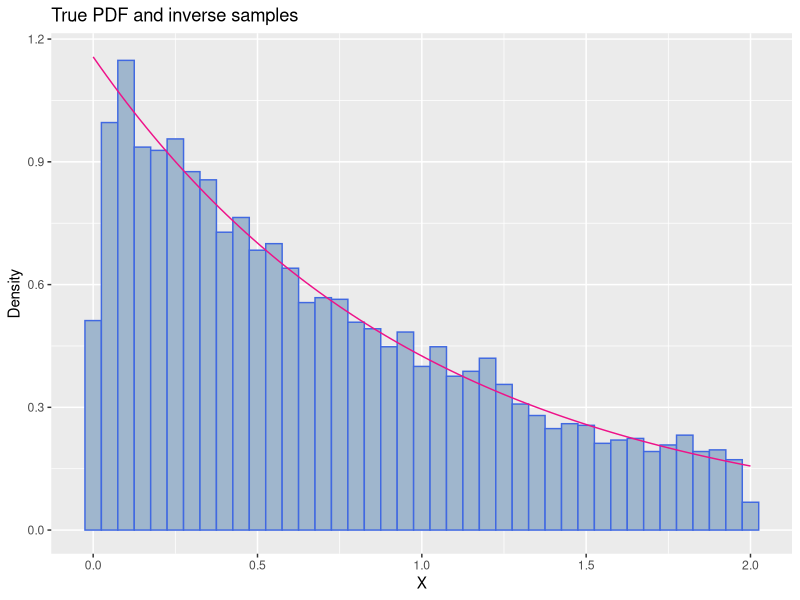
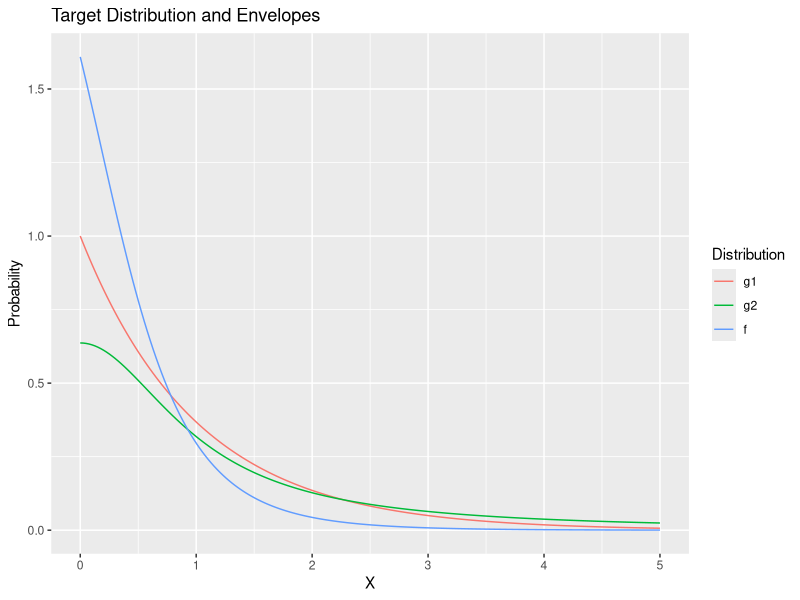
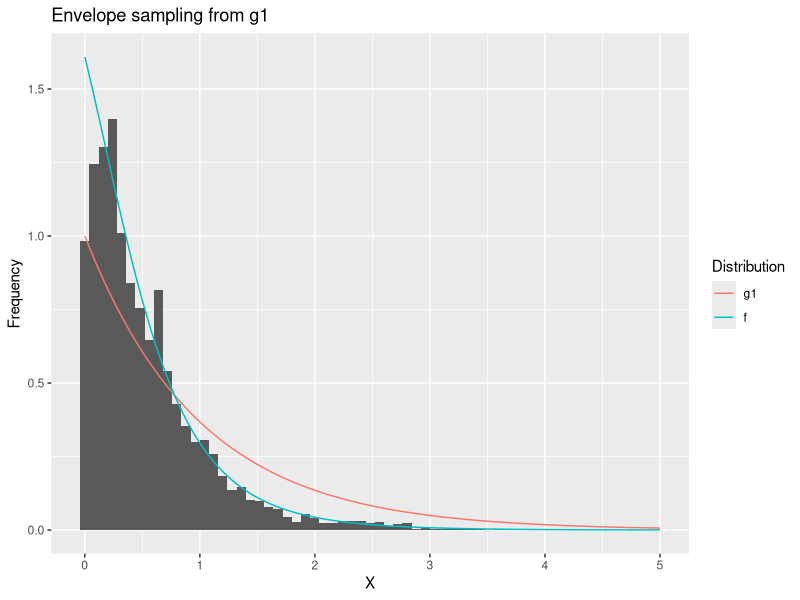
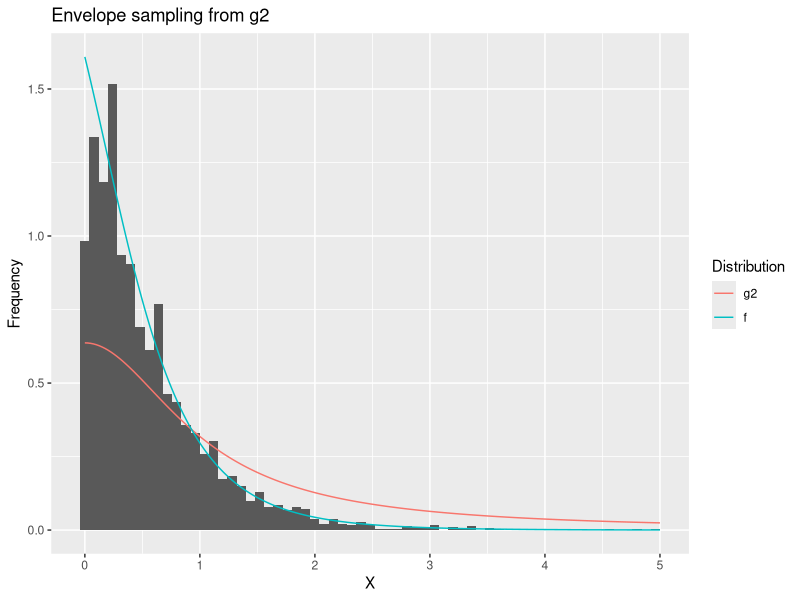

Reproduce these figures in R, in order.
## ---- chunk 1
expr <- function(theta) { ((1/4)*theta)/(1/2 + (1/4)*theta) }
B <- 100
x <- c(125,21,20,33)
thetas <- seq(0,1,by=0.25)
em.1 <- function(theta) {
    for(i in 1:B) {
        theta <- (x[1]*expr(theta) + x[4])/(x[2] + x[3] + x[1]*expr(theta) + x[4])
    }
  theta
}
results = sapply(thetas,em.1)
results
## ---- chunk 2
a=0.60157

results[1]-a
## ---- chunk 3
data <- c(2.3,2.5,1.1,3.1)
labels <- c(1,0,0,1)
n = length(data)
stopifnot(length(data) == length(labels))

K <- function(alpha.k) {
  cd <- data[which(labels==1)]
  id <- data[which(labels==0)]
  sum(cd^2) + sum((alpha.k^2 + id^2)*exp(-id^2/alpha.k^2))
}

b <- 100
alphas <- seq(1,10,1)
em.2 <- function(alpha) {
  for(i in 1:b) { alpha <- sqrt(K(alpha)/n) }
  alpha
}
results = sapply(alphas,em.2)
results
## ---- chunk 4
library(ggplot2) # pretty plotting


K = 5000 # Number of samples
NN = (1 - exp(-2)) # Normalizing constant


fx = function(x){
    # pdf for random variable X
    if(x<0){return(0)}
    if(x>2){return(0)}

    r = exp(-x) / NN
    return(r)
}

Fx = function(x){
    # cdf for random variable X
    if(x<0){return(0)}
    if(x>2){return(0)}

    r = (1 - exp(-x)) / NN
    return(r)
}

Fu = function(u){
    # Inverse cdf for the random variable X
    if(u<0){return(NaN)}
    if(u>1){return(NaN)}

    r = -log(1 - u*(1-exp(-2)))
    return(r)
}


## Simulate
Fuv = Vectorize(Fu) 
us = runif(K, 0, 1) # K samples from U(0,1)
inv_xs = Fuv(us) # Inverse sampling method

## Plot results

plt_xs = seq(0, 2, length.out = 100) # xs for true fx(x) pdf
fxv = Vectorize(fx)
plt_ys = fxv(plt_xs) # true fx(x) = ys

df_tru = data.frame(x_tru = plt_xs, y_tru = plt_ys)
df_sim = data.frame(x_sim = inv_xs)

plt1 = ggplot() +
    geom_histogram( # Simulated distribution
                data = df_sim,
                aes(x = x_sim, y = ..density..),
                binwidth = 0.05,
                color="royalblue",
                fill="slategray3"
            ) +
    geom_line( # True distribution
                data = df_tru,
                aes(x = x_tru, y = y_tru),
                color="deeppink2"
            ) +
    labs(
                title = "True PDF and inverse samples",
                x = "X",
                y = "Density"
            )
plt1
## ---- chunk 5
library(reshape)

K = 5000
NN = 0.62145 # normalizing constant
M1 = 1/NN # Resampling constant fx(x) <= M*g1(x) for all x
M2 = pi/NN


fx = Vectorize(function(x){
    # pdf for problem 4
    if(x<0){return(0)}
    r = exp(-x) / (1+x^2) / NN
    return(r)
})

g1 = Vectorize(function(x){
    # First envelope density for rejection sampling
    if(x<0){return(0)}
    r = exp(-x)
    return(r)
})

g2 = Vectorize(function(x){
    # Second envelope density for rejection sampling
    if(x<0){return(0)}
    r = 2/(pi*(1+x^2))
    return(r)
})

## ---- chunk 6
## g1

N = 200 
xdisc = seq(0,5,length.out=N) 
g1i = 1 
i = 1 
g1rs = rep(NA, K) # initialize empty result vector
while(i <= K){
    x = sample(xdisc, 1, prob=g1(xdisc)) # proposition from envelope
    u = runif(1)
    w = fx(x)/(M1*g1(x))
    if(w>u){
        
        g1rs[i] = x
        i = i + 1
    }
    g1i = g1i + 1
}

## g2

g2i = 1 # #of loops that this envelope rejection sampling takes
i = 1 
g2rs = rep(NA, K) 
while(i <= K){
    x = sample(xdisc, 1, prob=g2(xdisc)) # proposition from envelope
    u = runif(1)
    w = fx(x)/(M2*g2(x))
    if(w>u){
        # Accept sample
        g2rs[i] = x
        i = i + 1
    }
    g2i = g2i + 1
}



## Plot

true_df = data.frame(x=xdisc,
                     g1=g1(xdisc),
                     g2=g2(xdisc),
                     f=fx(xdisc)
                     )
true_df_m = melt(true_df, id="x")
names(true_df_m) = c("x", "Distribution", "y")

plt3 = ggplot() +
    geom_line(data=true_df_m,
              aes(x=x, y=y, color=Distribution)) +
    labs(title="Target Distribution and Envelopes",
         x="X", y="Probability")
plt3

gsim_df = data.frame(g1=g1rs, g2=g2rs)
plt4 = ggplot() + # g1 simulation results histogram
    geom_histogram(data=gsim_df,
                   mapping=aes(x=g1,y=..density..),
                   binwidth=0.08) +
    geom_line(data=true_df_m[true_df_m$Distribution != "g2",],
              aes(x=x, y=y, color=Distribution)) +
    labs(title="Envelope sampling from g1",
         x="X", y="Frequency")
plt4

plt5 = ggplot() + # g2 simulation results histogram
    geom_histogram(data=gsim_df,
                   mapping=aes(x=g2,y=..density..),
                   binwidth=0.08) +
    geom_line(data=true_df_m[true_df_m$Distribution != "g1",],
              aes(x=x, y=y, color=Distribution)) +
    labs(title="Envelope sampling from g2",
         x="X", y="Frequency")
plt5
